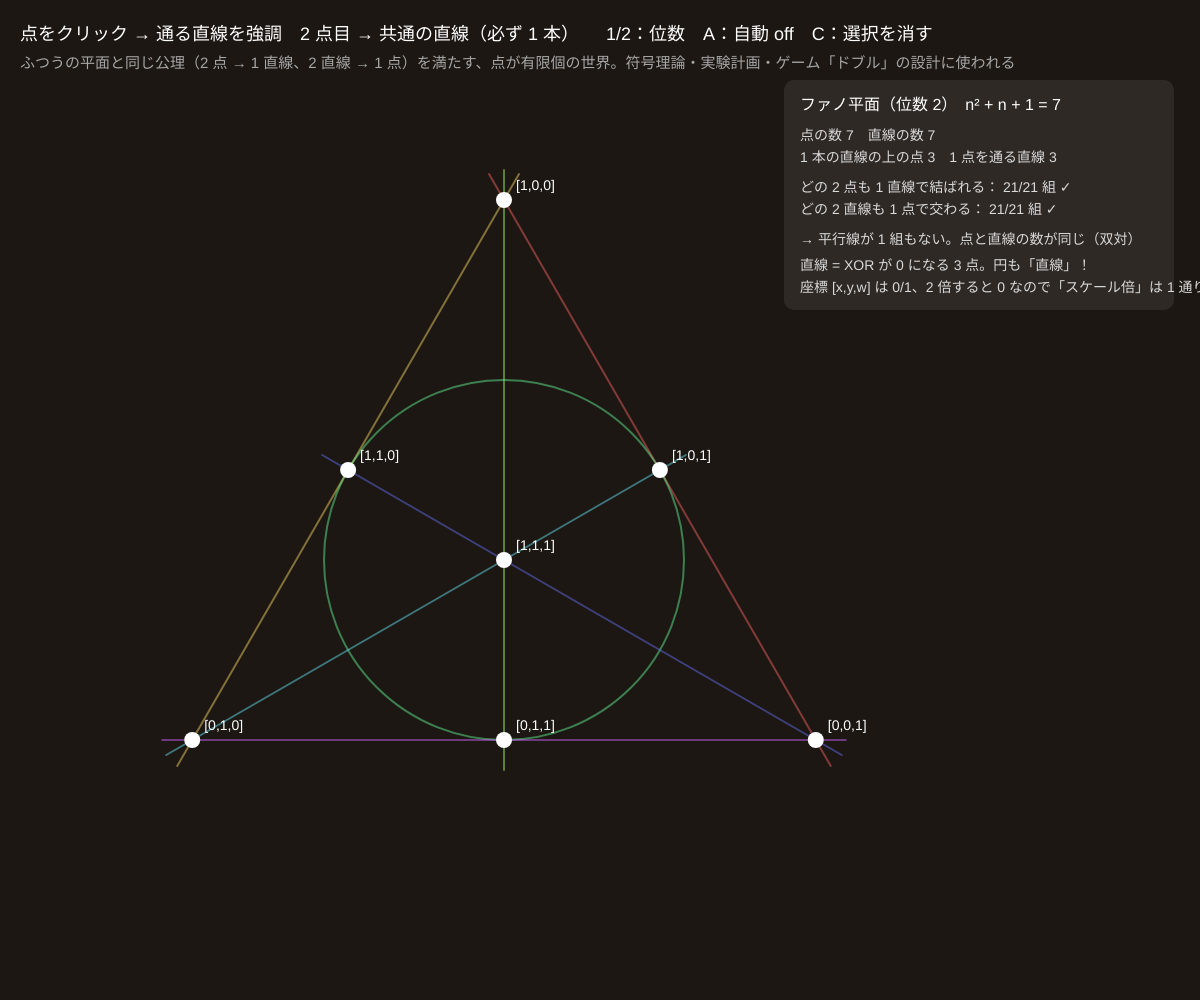
Frame 1 (no input)
Frame 60 (no input): identical to frame 1, image omitted
Frame 120 (the mouse pressed at the canvas centre since frame 60): identical to frame 1, image omitted

The p5.js sketch that drew this single still picture (run headless with seeded random() and noise() and a simulated clock; from frame 60 on, the mouse is pressed at the canvas centre):

// p5.js sketch
// ── sketch.js
// ============================================
// 11 有限射影平面：ファノ平面と位数 3 の射影平面
// 点が 7 つ、直線が 7 本しかない「いちばん小さい射影平面」（ファノ平面）。それでも
//   「どの 2 点も 1 本の直線で結ばれる」「どの 2 直線も 1 点で交わる」（平行線なし）が成り立つ
//   点 = 0 と 1 だけの座標 [x, y, w]（0 以外）、直線も同じ。点が直線の上 ⇔ 内積が偶数。1 本の直線は 3 点を通り、1 つの点を 3 本が通る
//   位数 3（13 点 13 線、各線 4 点）は「差集合 {0, 1, 3, 9} mod 13」で作る
// 1 = ファノ平面（位数 2） / 2 = 位数 3 / 点をクリック = 通る直線を強調、2 点目で共通の直線 / A = 直線を順に光らせる / C = 選択を消す
// ============================================

let q = 2;                      // 位数（2 か 3）
let P = [], Ls = [];            // 点 {x, y, name}、直線 = 点の番号の配列
let sel = [], auto = false;
let checks = {};

function setup() {
  createCanvas(windowWidth, windowHeight);
  colorMode(HSB, 360, 100, 100, 100);
  build();
}

// ★ 平面を作る
function build() {
  P = []; Ls = []; sel = [];
  let c = { x: width * 0.42, y: height * 0.56 }, R = min(width * 0.3, height * 0.36);
  if (q === 2) {
    // GF(2) の 0 でない 3 ベクトル 7 つ。直線 = XOR が 0 になる 3 点の組
    let pos = { '100': [90, 1], '010': [210, 1], '001': [330, 1], '110': [150, 0.5], '011': [270, 0.5], '101': [30, 0.5], '111': [0, 0] };
    let keys = Object.keys(pos);
    for (let k of keys) { let [a, r] = pos[k]; P.push({ x: c.x + R * r * Math.cos((a * Math.PI) / 180), y: c.y - R * r * Math.sin((a * Math.PI) / 180), name: '[' + k.split('').join(',') + ']', v: Number('0b' + k) }); }
    for (let i = 0; i < 7; i++) for (let j = i + 1; j < 7; j++) for (let k = j + 1; k < 7; k++) if ((P[i].v ^ P[j].v ^ P[k].v) === 0) Ls.push([i, j, k]);
  } else {
    // 差集合：点 0〜12 を円に並べ、直線 k = {k, k+1, k+3, k+9} mod 13
    for (let i = 0; i < 13; i++) { let a = -Math.PI / 2 + (i * Math.PI * 2) / 13; P.push({ x: c.x + R * Math.cos(a), y: c.y + R * Math.sin(a), name: String(i) }); }
    for (let k = 0; k < 13; k++) Ls.push([k, (k + 1) % 13, (k + 3) % 13, (k + 9) % 13]);
  }
  // 公理の検算（総当たり）
  let n = P.length, pairOK = 0, linePairOK = 0;
  for (let i = 0; i < n; i++) for (let j = i + 1; j < n; j++) if (Ls.filter((l) => l.includes(i) && l.includes(j)).length === 1) pairOK++;
  for (let a = 0; a < Ls.length; a++) for (let b = a + 1; b < Ls.length; b++) if (Ls[a].filter((i) => Ls[b].includes(i)).length === 1) linePairOK++;
  checks = { n, m: Ls.length, perLine: Ls[0].length, perPoint: Ls.filter((l) => l.includes(0)).length, pairOK, pairs: (n * (n - 1)) / 2, linePairOK, linePairs: (Ls.length * (Ls.length - 1)) / 2 };
}

function draw() {
  background(30, 35, 11);
  let hot = new Set();                    // 強調する直線
  if (auto) hot.add(Math.floor(frameCount / 40) % Ls.length);
  if (sel.length === 1) Ls.forEach((l, k) => { if (l.includes(sel[0])) hot.add(k); });
  if (sel.length === 2) Ls.forEach((l, k) => { if (l.includes(sel[0]) && l.includes(sel[1])) hot.add(k); });

  for (let k = 0; k < Ls.length; k++) {
    let h = hot.has(k);
    stroke((k * 47) % 360, 60, 100, h ? 100 : hot.size ? 12 : 45); strokeWeight(h ? 5 : 2);
    drawLineSet(Ls[k]);
  }
  noStroke(); textSize(14);
  for (let i = 0; i < P.length; i++) {
    let s = sel.includes(i);
    fill(s ? 45 : 0, s ? 90 : 0, 100); circle(P[i].x, P[i].y, s ? 22 : 16);
    fill(0, 0, 100); text(P[i].name, P[i].x + 12, P[i].y - 10);
  }

  // 数の表
  let px = width - 400, py = 110;
  fill(0, 0, 100, 8); rect(px - 16, py - 30, 390, 230, 10);
  fill(0, 0, 100); textSize(16); text((q === 2 ? 'ファノ平面（位数 2）' : '射影平面（位数 3）') + '　n² + n + 1 = ' + checks.n, px, py);
  fill(0, 0, 85); textSize(14);
  text('点の数 ' + checks.n + '　直線の数 ' + checks.m, px, py + 30);
  text('1 本の直線の上の点 ' + checks.perLine + '　1 点を通る直線 ' + checks.perPoint, px, py + 52);
  text('どの 2 点も 1 直線で結ばれる： ' + checks.pairOK + '/' + checks.pairs + ' 組 ' + (checks.pairOK === checks.pairs ? '✓' : '✗'), px, py + 82);
  text('どの 2 直線も 1 点で交わる： ' + checks.linePairOK + '/' + checks.linePairs + ' 組 ' + (checks.linePairOK === checks.linePairs ? '✓' : '✗'), px, py + 104);
  text('→ 平行線が 1 組もない。点と直線の数が同じ（双対）', px, py + 134);
  text(q === 2 ? '直線 = XOR が 0 になる 3 点。円も「直線」！' : '直線 k = {k, k+1, k+3, k+9} mod 13（差集合）', px, py + 160);
  text(q === 2 ? '座標 [x,y,w] は 0/1、2 倍すると 0 なので「スケール倍」は 1 通り' : '位数 q の平面：点 q²+q+1、各線 q+1 点', px, py + 182);

  fill(0, 0, 100); textSize(18);
  text((sel.length === 0 ? '点をクリック → 通る直線を強調　2 点目 → 共通の直線（必ず 1 本）' : sel.length === 1 ? '点 ' + P[sel[0]].name + ' を通る直線：' + hot.size + ' 本' : '点 ' + P[sel[0]].name + ' と ' + P[sel[1]].name + ' を通る直線：' + hot.size + ' 本') + '　　1/2：位数　A：自動 ' + (auto ? 'ON' : 'off') + '　C：選択を消す', 20, 40);
  fill(0, 0, 65); textSize(15);
  text('ふつうの平面と同じ公理（2 点 → 1 直線、2 直線 → 1 点）を満たす、点が有限個の世界。符号理論・実験計画・ゲーム「ドブル」の設計に使われる', 20, 68);
}

// 直線（点の番号の組）を描く：3 点が本当に一直線ならまっすぐ、そうでなければ 3 点を通る円。4 点以上は閉じた曲線
function drawLineSet(l) {
  let ps = l.map((i) => P[i]);
  noFill();
  if (ps.length === 3) {
    let d = hDet(hPt(ps[0].x, ps[0].y), hPt(ps[1].x, ps[1].y), hPt(ps[2].x, ps[2].y));
    if (Math.abs(d) < 1e-3 * width * width) {
      let far = [0, 1, 2].map((i) => [0, 1, 2].map((j) => dist(ps[i].x, ps[i].y, ps[j].x, ps[j].y)));
      let bi = 0, bj = 1, bd = -1;
      for (let i = 0; i < 3; i++) for (let j = i + 1; j < 3; j++) if (far[i][j] > bd) { bd = far[i][j]; bi = i; bj = j; }
      let dx = (ps[bj].x - ps[bi].x) / bd, dy = (ps[bj].y - ps[bi].y) / bd;
      line(ps[bi].x - dx * 30, ps[bi].y - dy * 30, ps[bj].x + dx * 30, ps[bj].y + dy * 30);
    } else {
      let cc = circumcenter(ps[0], ps[1], ps[2]);
      if (cc) circle(cc.x, cc.y, 2 * dist(cc.x, cc.y, ps[0].x, ps[0].y));
    }
  } else {
    let cx = ps.reduce((s, p) => s + p.x, 0) / ps.length, cy = ps.reduce((s, p) => s + p.y, 0) / ps.length;
    let srt = [...ps].sort((a, b) => Math.atan2(a.y - cy, a.x - cx) - Math.atan2(b.y - cy, b.x - cx));
    beginShape();
    let n = srt.length;
    for (let i = 0; i < n; i++) {   // Catmull-Rom スプラインで閉じた曲線に
      let p0 = srt[(i + n - 1) % n], p1 = srt[i], p2 = srt[(i + 1) % n], p3 = srt[(i + 2) % n];
      for (let k = 0; k < 10; k++) {
        let t = k / 10, t2 = t * t, t3 = t2 * t;
        vertex(0.5 * (2 * p1.x + (-p0.x + p2.x) * t + (2 * p0.x - 5 * p1.x + 4 * p2.x - p3.x) * t2 + (-p0.x + 3 * p1.x - 3 * p2.x + p3.x) * t3),
               0.5 * (2 * p1.y + (-p0.y + p2.y) * t + (2 * p0.y - 5 * p1.y + 4 * p2.y - p3.y) * t2 + (-p0.y + 3 * p1.y - 3 * p2.y + p3.y) * t3));
      }
    }
    endShape(CLOSE);
  }
}
function circumcenter(a, b, c) {
  let d = 2 * (a.x * (b.y - c.y) + b.x * (c.y - a.y) + c.x * (a.y - b.y));
  if (Math.abs(d) < 1e-9) return null;
  let a2 = a.x * a.x + a.y * a.y, b2 = b.x * b.x + b.y * b.y, c2 = c.x * c.x + c.y * c.y;
  return { x: (a2 * (b.y - c.y) + b2 * (c.y - a.y) + c2 * (a.y - b.y)) / d, y: (a2 * (c.x - b.x) + b2 * (a.x - c.x) + c2 * (b.x - a.x)) / d };
}

function mousePressed() {
  let i = nearestHandle(P, mouseX, mouseY, 26);
  if (i < 0) { sel = []; return; }
  if (sel.includes(i)) sel = sel.filter((k) => k !== i);
  else { if (sel.length >= 2) sel = []; sel.push(i); }
}
function keyPressed() {
  if (key === '1') { q = 2; build(); }
  if (key === '2') { q = 3; build(); }
  if (key === 'a' || key === 'A') auto = !auto;
  if (key === 'c' || key === 'C') sel = [];
}

// ---------- やってみよう ----------
// 1. ファノ平面で 2 点を選び、共通の直線が必ず 1 本だけあることを 21 組ぜんぶ試す（表の数と一致する）
// 2. 「円」も直線と同じ資格。点 [1,1,0], [0,1,1], [1,0,1] の XOR が 0 になることを手で確かめよう
// 3. 位数 3 で、1 本の直線（4 点）に含まれない点は 9 個。それらは直線に対してどう「平行」？（平行はない：必ず交わる）
// 4. 位数 4（21 点）の平面を差集合 {0, 1, 4, 14, 16} mod 21 で作ってみよう。位数 6 の平面は存在しない（証明は 1949 年）

// ==================================================
// ここから下は「射影幾何の道具」（同次座標・外積・行列・ホモグラフィ）
// （中身は読まなくても OK。消さないでね）
// ==================================================

// 同次座標の点 [x, y, w]。w = 1 ならふつうの点 (x, y)、w = 0 なら「方向 (x, y) の無限遠点」
function hPt(x, y, w) { return [x, y, w === undefined ? 1 : w]; }
// 外積。2 点 → それを通る直線 [a, b, c]（ax + by + cw = 0）／ 2 直線 → その交点。どちらも同じ式！
function hCross(p, q) {
  return [p[1] * q[2] - p[2] * q[1], p[2] * q[0] - p[0] * q[2], p[0] * q[1] - p[1] * q[0]];
}
// 内積。点と直線で 0 なら「点が直線の上にある」
function hDot(p, q) { return p[0] * q[0] + p[1] * q[1] + p[2] * q[2]; }
// 3 つの点（または直線）の行列式。0 なら共線（共点）
function hDet(p, q, r) { return hDot(p, hCross(q, r)); }
// 長さを 1 にそろえる（表示用。射影的には同じ点・同じ直線）
function hUnit(p) { let m = Math.hypot(p[0], p[1], p[2]) || 1; return [p[0] / m, p[1] / m, p[2] / m]; }
// 無限遠（または画面からはるか遠く）にあるか
function isFar(p) { return Math.abs(p[2]) * 1e5 < Math.hypot(p[0], p[1]); }
// 同次座標 → 画面の点 {x, y}（無限遠なら null）
function toXY(p) { return isFar(p) ? null : { x: p[0] / p[2], y: p[1] / p[2] }; }
// 2 点 {x, y} を通る直線
function lineThrough(a, b) { return hCross(hPt(a.x, a.y), hPt(b.x, b.y)); }
// 1 直線上の 4 点の複比 (P1,P2;P3,P4)。X, Y はその直線上の基準 2 点（無限遠点があっても計算できる）
function crossRatioH(P1, P2, P3, P4, X, Y) {
  let n = hCross(X, Y), nn = hDot(n, n) || 1;
  let lm = (P) => [hDot(hCross(P, Y), n) / nn, hDot(hCross(X, P), n) / nn];
  let [l1, m1] = lm(P1), [l2, m2] = lm(P2), [l3, m3] = lm(P3), [l4, m4] = lm(P4);
  let num = (l1 * m3 - l3 * m1) * (l2 * m4 - l4 * m2), den = (l2 * m3 - l3 * m2) * (l1 * m4 - l4 * m1);
  return Math.abs(den) < 1e-12 ? NaN : num / den;
}

// 直線 [a, b, c] を枠（省略すると画面全体）いっぱいに描く
function drawHLine(l, box) {
  let [x0, y0, x1, y1] = box || [0, 0, width, height], cand = [];
  for (let e of [[1, 0, -x0], [1, 0, -x1], [0, 1, -y0], [0, 1, -y1]]) {
    let p = toXY(hCross(l, e));
    if (p && p.x > x0 - 1 && p.x < x1 + 1 && p.y > y0 - 1 && p.y < y1 + 1) cand.push(p);
  }
  if (cand.length < 2) return;
  let best = null, bd = -1;
  for (let i = 0; i < cand.length; i++) for (let j = i + 1; j < cand.length; j++) {
    let d = Math.hypot(cand[i].x - cand[j].x, cand[i].y - cand[j].y);
    if (d > bd) { bd = d; best = [cand[i], cand[j]]; }
  }
  line(best[0].x, best[0].y, best[1].x, best[1].y);
}
// 点を描く。ふつうの点なら丸、無限遠点なら枠のふちに「方向の矢印」（向かい合う 2 か所 = 同じ 1 点）
function drawHPoint(p, r, label, box) {
  let [x0, y0, x1, y1] = box || [0, 0, width, height];
  let q = toXY(p);
  if (q) { circle(q.x, q.y, r); if (label) text(label, q.x + r * 0.7, q.y - r * 0.7); return; }
  let dx = p[0], dy = p[1], m = Math.hypot(dx, dy) || 1; dx /= m; dy /= m;
  let cx = (x0 + x1) / 2, cy = (y0 + y1) / 2;
  for (let s of [1, -1]) {
    let ux = dx * s, uy = dy * s, t = Infinity;
    if (ux > 1e-9) t = Math.min(t, (x1 - 30 - cx) / ux); if (ux < -1e-9) t = Math.min(t, (x0 + 30 - cx) / ux);
    if (uy > 1e-9) t = Math.min(t, (y1 - 30 - cy) / uy); if (uy < -1e-9) t = Math.min(t, (y0 + 30 - cy) / uy);
    let x = cx + ux * t, y = cy + uy * t;
    push(); translate(x, y); rotate(Math.atan2(uy, ux));
    line(-r * 2.5, 0, r, 0); line(r, 0, 0, -r * 0.8); line(r, 0, 0, r * 0.8);
    pop();
    if (label) text(label + '∞', x - r * 2, y - r);
  }
}

// 3×3 行列（配列の配列）の道具
function mat3Mul(A, B) {
  let C = [[0, 0, 0], [0, 0, 0], [0, 0, 0]];
  for (let i = 0; i < 3; i++) for (let j = 0; j < 3; j++) for (let k = 0; k < 3; k++) C[i][j] += A[i][k] * B[k][j];
  return C;
}
function mat3Vec(M, v) { return [hDot(M[0], v), hDot(M[1], v), hDot(M[2], v)]; }
function mat3T(M) { return [[M[0][0], M[1][0], M[2][0]], [M[0][1], M[1][1], M[2][1]], [M[0][2], M[1][2], M[2][2]]]; }
function mat3Inv(M) {
  let [[a, b, c], [d, e, f], [g, h, i]] = M;
  let A = e * i - f * h, B = -(d * i - f * g), C = d * h - e * g;
  let det = a * A + b * B + c * C;
  if (Math.abs(det) < 1e-12) return null;
  return [[A / det, -(b * i - c * h) / det, (b * f - c * e) / det],
          [B / det, (a * i - c * g) / det, -(a * f - c * d) / det],
          [C / det, -(a * h - b * g) / det, (a * e - b * d) / det]];
}
// ガウスの消去法（部分ピボット）で A x = b を解く。解けなければ null
function solveLinear(A, b) {
  let n = b.length, M = A.map((r, i) => [...r, b[i]]);
  for (let c = 0; c < n; c++) {
    let p = c;
    for (let r = c + 1; r < n; r++) if (Math.abs(M[r][c]) > Math.abs(M[p][c])) p = r;
    if (Math.abs(M[p][c]) < 1e-12) return null;
    [M[c], M[p]] = [M[p], M[c]];
    for (let r = 0; r < n; r++) {
      if (r === c) continue;
      let f = M[r][c] / M[c][c];
      for (let k = c; k <= n; k++) M[r][k] -= f * M[c][k];
    }
  }
  return M.map((r, i) => r[n] / r[i]);
}
// 4 点の対応 src[i] → dst[i]（{x, y}）からホモグラフィ 3×3 を求める（h33 = 1 に固定、8 本の連立方程式）
function homographyFrom4(src, dst) {
  let A = [], b = [];
  for (let i = 0; i < 4; i++) {
    let x = src[i].x, y = src[i].y, u = dst[i].x, v = dst[i].y;
    A.push([x, y, 1, 0, 0, 0, -u * x, -u * y]); b.push(u);
    A.push([0, 0, 0, x, y, 1, -v * x, -v * y]); b.push(v);
  }
  let h = solveLinear(A, b);
  if (!h) return null;
  return [[h[0], h[1], h[2]], [h[3], h[4], h[5]], [h[6], h[7], 1]];
}
// ホモグラフィで点 {x, y} を写す（無限遠へ飛ぶなら null）
function applyH(H, p) { return toXY(mat3Vec(H, hPt(p.x, p.y))); }
// つかめる点のリスト（{x, y}）からマウスに近いものの番号。半径 r 以内になければ -1
function nearestHandle(list, mx, my, r) {
  let best = -1, bd = r;
  for (let i = 0; i < list.length; i++) {
    let d = Math.hypot(list[i].x - mx, list[i].y - my);
    if (d < bd) { bd = d; best = i; }
  }
  return best;
}
